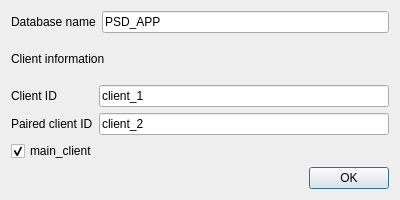
<?xml version="1.0" encoding="UTF-8"?>
<ui version="4.0">
 <class>Dialog</class>
 <widget class="QDialog" name="Dialog">
  <property name="geometry">
   <rect>
    <x>0</x>
    <y>0</y>
    <width>400</width>
    <height>200</height>
   </rect>
  </property>
  <property name="windowTitle">
   <string>Dialog</string>
  </property>
  <layout class="QVBoxLayout" name="verticalLayout">
   <item>
    <layout class="QHBoxLayout" name="horizontalLayout">
     <item>
      <widget class="QLabel" name="label">
       <property name="text">
        <string>Database name</string>
       </property>
      </widget>
     </item>
     <item>
      <widget class="QLineEdit" name="lineEdit_database_name">
       <property name="text">
        <string>PSD_APP</string>
       </property>
      </widget>
     </item>
    </layout>
   </item>
   <item>
    <widget class="QLabel" name="label_4">
     <property name="text">
      <string>Client information</string>
     </property>
    </widget>
   </item>
   <item>
    <layout class="QFormLayout" name="formLayout">
     <item row="0" column="0">
      <widget class="QLabel" name="label_2">
       <property name="text">
        <string>Client ID</string>
       </property>
      </widget>
     </item>
     <item row="0" column="1">
      <widget class="QLineEdit" name="lineEdit_client_id">
       <property name="text">
        <string>client_1</string>
       </property>
      </widget>
     </item>
     <item row="1" column="0">
      <widget class="QLabel" name="label_3">
       <property name="text">
        <string>Paired client ID</string>
       </property>
      </widget>
     </item>
     <item row="1" column="1">
      <widget class="QLineEdit" name="lineEdit_paired_client_id">
       <property name="text">
        <string>client_2</string>
       </property>
      </widget>
     </item>
    </layout>
   </item>
   <item>
    <widget class="QCheckBox" name="checkBox_main_client">
     <property name="text">
      <string>main_client</string>
     </property>
     <property name="checked">
      <bool>true</bool>
     </property>
    </widget>
   </item>
   <item>
    <layout class="QHBoxLayout" name="horizontalLayout_2">
     <item>
      <spacer name="horizontalSpacer">
       <property name="orientation">
        <enum>Qt::Horizontal</enum>
       </property>
       <property name="sizeHint" stdset="0">
        <size>
         <width>40</width>
         <height>20</height>
        </size>
       </property>
      </spacer>
     </item>
     <item>
      <widget class="QPushButton" name="pushButton_start">
       <property name="text">
        <string>OK</string>
       </property>
      </widget>
     </item>
    </layout>
   </item>
  </layout>
 </widget>
 <resources/>
 <connections/>
</ui>
